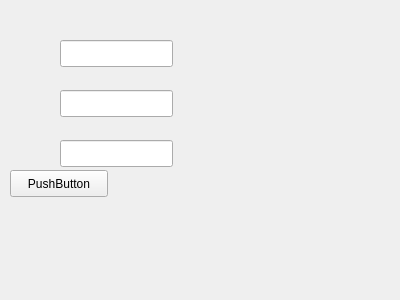
<?xml version="1.0" encoding="UTF-8"?>
<ui version="4.0">
 <class>s_Form</class>
 <widget class="QWidget" name="s_Form">
  <property name="geometry">
   <rect>
    <x>0</x>
    <y>0</y>
    <width>400</width>
    <height>300</height>
   </rect>
  </property>
  <property name="windowTitle">
   <string>Form</string>
  </property>
  <widget class="QLineEdit" name="lineEdit_2">
   <property name="geometry">
    <rect>
     <x>60</x>
     <y>90</y>
     <width>113</width>
     <height>27</height>
    </rect>
   </property>
  </widget>
  <widget class="QLineEdit" name="lineEdit_3">
   <property name="geometry">
    <rect>
     <x>60</x>
     <y>140</y>
     <width>113</width>
     <height>27</height>
    </rect>
   </property>
  </widget>
  <widget class="QLineEdit" name="lineEdit">
   <property name="geometry">
    <rect>
     <x>60</x>
     <y>40</y>
     <width>113</width>
     <height>27</height>
    </rect>
   </property>
  </widget>
  <widget class="QPushButton" name="pushButton">
   <property name="geometry">
    <rect>
     <x>10</x>
     <y>170</y>
     <width>98</width>
     <height>27</height>
    </rect>
   </property>
   <property name="text">
    <string>PushButton</string>
   </property>
  </widget>
 </widget>
 <resources/>
 <connections/>
</ui>
